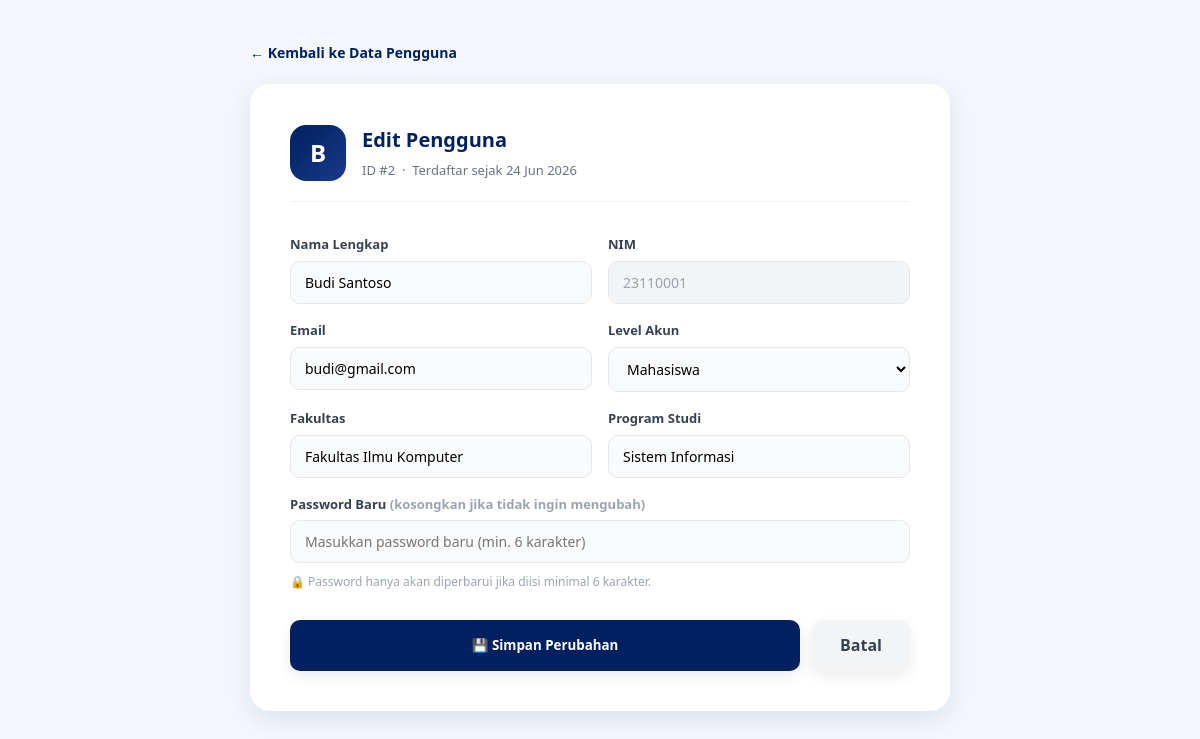
The page /admin/proses_pengguna.php?edit=2 (signed in) on the database its author committed.
### tables this page shows
CREATE TABLE `pengguna` (
  `id_pengguna` int(11) NOT NULL,
  `nama_lengkap` varchar(100) NOT NULL,
  `nim` varchar(20) NOT NULL,
  `email` varchar(100) NOT NULL,
  `kata_sandi` varchar(255) NOT NULL,
  `fakultas` varchar(100) DEFAULT NULL,
  `program_studi` varchar(100) DEFAULT NULL,
  `foto` varchar(255) DEFAULT NULL,
  `level` enum('admin','mahasiswa') DEFAULT 'mahasiswa',
  `tanggal_daftar` timestamp NOT NULL DEFAULT current_timestamp()
);

### config/koneksi.php (called while the page is built, shortened)
<?php
$host = "localhost";
$user = "root";
$pass = "";
$db   = "skillswap_kampus";
$koneksi = mysqli_connect($host, $user, $pass, $db);
mysqli_set_charset($koneksi, "utf8mb4");
function db_query($sql, $types = "", ...$params) {
    global $koneksi;
    $stmt = mysqli_prepare($koneksi, $sql);
    if ($types && $params) {
        mysqli_stmt_bind_param($stmt, $types, ...$params);
    }
    mysqli_stmt_execute($stmt);
    $result = mysqli_stmt_get_result($stmt);
    return $result;
}
?>

### admin/proses_pengguna.php (the view, shortened to what this page needs)
<?php
include "../config/koneksi.php";
if (isset($_GET['edit'])) {
    $id = (int)$_GET['edit'];
    $result = db_query("SELECT * FROM pengguna WHERE id_pengguna = ?", "i", $id);
    $data = mysqli_fetch_assoc($result);
?>
<!DOCTYPE html>
<html lang="id">
<head>
<link rel="stylesheet" href="../assets/css/style.css">
</head>
<body>
<div class="edit-page">
<div class="edit-wrapper">
    <a href="pengguna.php" class="back-link">← Kembali ke Data Pengguna</a>
    <div class="edit-card">
        <div class="edit-header">
            <div class="avatar-circle"><?= strtoupper(substr($data['nama_lengkap'], 0, 1)); ?></div>
            <div>
                <h2>Edit Pengguna</h2>
                <p>ID #<?= $data['id_pengguna']; ?> &nbsp;·&nbsp; Terdaftar sejak <?= date('d M Y', strtotime($data['tanggal_daftar'])); ?></p>
            </div>
        </div>
        <form method="POST">
        <div class="form-grid">
            <div class="form-group">
                <label>Nama Lengkap</label>
                <input type="text" name="nama_lengkap" value="<?= htmlspecialchars($data['nama_lengkap']); ?>" required>
            </div>
            <div class="form-group">
                <label>NIM</label>
                <input type="text" value="<?= htmlspecialchars($data['nim']); ?>" disabled>
            </div>
            <div class="form-group">
                <label>Email</label>
                <input type="email" name="email" value="<?= htmlspecialchars($data['email']); ?>" required>
            </div>
            <div class="form-group">
                <label>Level Akun</label>
                <select name="level">
                    <option value="mahasiswa" <?= $data['level']=='mahasiswa'?'selected':''; ?>>Mahasiswa</option>
                </select>
            </div>
            <div class="form-group">
                <label>Fakultas</label>
                <input type="text" name="fakultas" value="<?= htmlspecialchars($data['fakultas']); ?>" placeholder="Nama Fakultas">
            </div>
            <div class="form-group">
                <label>Program Studi</label>
                <input type="text" name="program_studi" value="<?= htmlspecialchars($data['program_studi']); ?>" placeholder="Program Studi">
            </div>
            <div class="form-group full">
                <label>Password Baru <span style="color:#9ca3af;">(kosongkan jika tidak ingin mengubah)</span></label>
                <input type="password" name="kata_sandi" placeholder="Masukkan password baru (min. 6 karakter)">
                <span class="pw-hint">🔒 Password hanya akan diperbarui jika diisi minimal 6 karakter.</span>
            </div>
        </div>
        <div class="btn-bar">
            <button class="btn btn-primary" type="submit" name="update" style="flex:1;">
                💾 Simpan Perubahan
            </button>
            <a href="pengguna.php" class="btn" style="background:#f3f4f6; color:#374151;">
                Batal
            </a>
        </div>
        </form>
    </div>
</div>
</div>
</body>
</html>
<?php
}
?>

### assets/css/style.css (style rules this page uses)
* { margin:0; padding:0; box-sizing:border-box; font-family:'Segoe UI',sans-serif; }
:root { --navy:#002060; --gold:#FFC000; --white:#ffffff; --bg:#f4f7fc; --success:#16a34a; --danger:#dc2626; --warning:#f59e0b; --shadow: 0 8px 25px rgba(0,0,0,.08); }
html { scroll-behavior:smooth; }
body { background:var(--bg); color:#333; overflow-x:hidden; line-height:1.6; }
.btn { display:inline-block; padding:13px 28px; border:none; border-radius:10px; text-decoration:none; cursor:pointer; font-weight:600; transition:.3s; box-shadow: 0 5px 15px rgba(0,0,0,.08); }
.btn-primary { background:var(--navy); color:white; }
input, select, textarea { width:100%; padding:12px; border:1px solid #ddd; border-radius:10px; margin-bottom:15px; background:#f8fafc; }

### admin/proses_pengguna.php (style rules this page uses)
.edit-page { min-height: 100vh; background: var(--bg); display: flex; align-items: flex-start; justify-content: center; padding: 40px 20px; }
.edit-wrapper { width: 100%; max-width: 700px; }
.edit-card { background: white; border-radius: 20px; padding: 40px; box-shadow: 0 8px 30px rgba(0,32,96,.1); }
.edit-header { display: flex; align-items: center; gap: 16px; margin-bottom: 32px; padding-bottom: 20px; border-bottom: 1px solid #f0f0f0; }
.avatar-circle { width: 56px; height: 56px; background: linear-gradient(135deg, var(--navy), #1a3a8a); border-radius: 16px; display: flex; align-items: center; justify-content: center; color: white; font-size: 24px; font-weight: 700; flex-shrink: 0; }
.edit-header h2 { font-size: 20px; color: var(--navy); margin: 0; }
.edit-header p { color: #6b7280; font-size: 13px; margin: 4px 0 0; }
.form-grid { display: grid; grid-template-columns: 1fr 1fr; gap: 16px; }
.form-group { display: flex; flex-direction: column; gap: 6px; }
.form-group.full { grid-column: 1 / -1; }
.form-group label { font-size: 13px; font-weight: 600; color: #374151; }
.form-group input, .form-group select { padding: 11px 14px; border: 1.5px solid #e5e7eb; border-radius: 10px; font-size: 14px; background: #f9fafb; transition: border .2s, background .2s; margin-bottom: 0; }
.form-group input:disabled { background: #f3f4f6; color: #9ca3af; cursor: not-allowed; }
.pw-hint { font-size:12px; color:#9ca3af; margin-top:3px; }
.btn-bar { display:flex; gap:12px; margin-top:28px; }
.back-link { display:inline-flex; align-items:center; gap:8px; color:var(--navy); text-decoration:none; font-weight:600; font-size:14px; margin-bottom:20px; }

### rows shown on the page
pengguna: nama_lengkap "B", id_pengguna "2", tanggal_daftar "24 Jun 2026", nama_lengkap "Budi Santoso", nim "23110001", email "budi@gmail.com", level "Mahasiswa", fakultas "Fakultas Ilmu Komputer", program_studi "Sistem Informasi"
